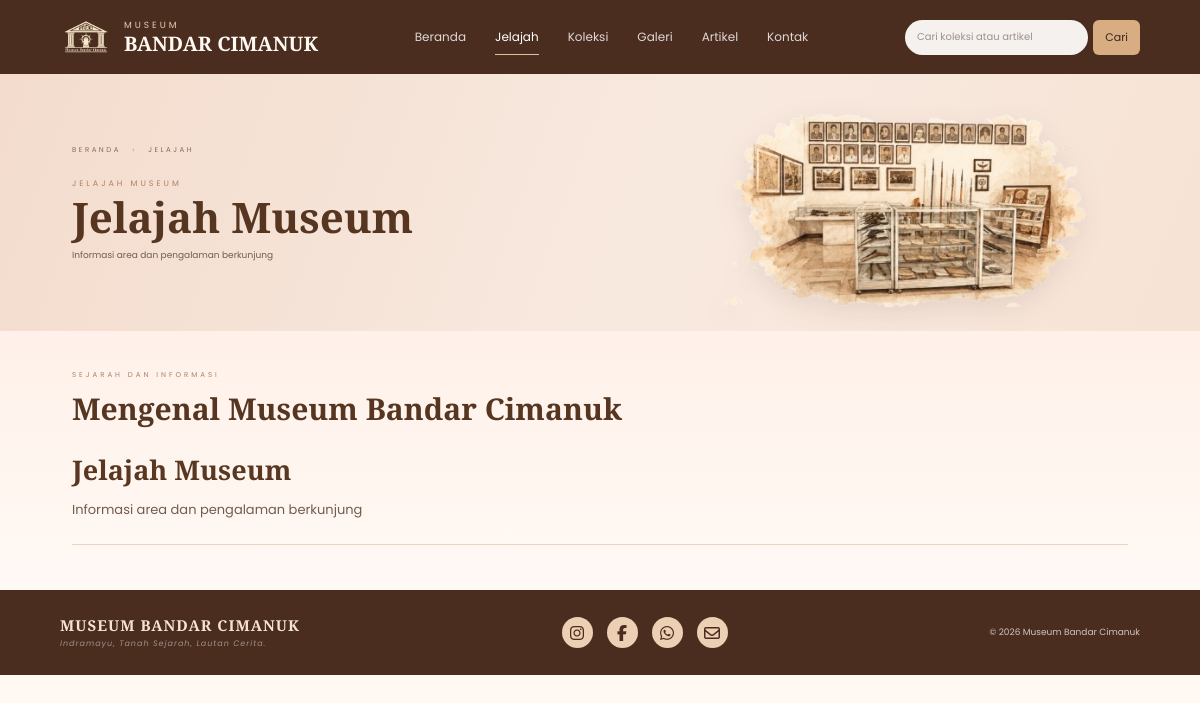
The page /museum-cimanuk/jelajah.php on the database its author committed.
### tables this page shows
CREATE TABLE IF NOT EXISTS jelajah LIKE beranda;

### museum-cimanuk/data.php (called while the page is built, shortened)
<?php
require_once __DIR__ . '/config/koneksi.php';
function visitor_content($table)
{
    global $conn;
    $allowedTables = ['beranda', 'jelajah', 'koleksi', 'galeri', 'artikel', 'kontak', 'kategori_koleksi', 'jam_operasional'];
    $publishedTables = ['beranda', 'jelajah', 'koleksi', 'galeri', 'artikel', 'kontak', 'kategori_koleksi'];
    $where = in_array($table, $publishedTables, true) ? ' WHERE is_published = 1' : '';
    $order = $table === 'artikel'
        ? ' ORDER BY tanggal DESC, sort_order ASC, id DESC'
        : ' ORDER BY sort_order ASC, id DESC';
    $result = $conn->query("SELECT * FROM `$table`$where$order");
    return $result ? $result->fetch_all(MYSQLI_ASSOC) : [];
}
function visitor_escape($value)
{
    return htmlspecialchars((string) $value, ENT_QUOTES, 'UTF-8');
}
?>

### museum-cimanuk/jelajah.php (the view, shortened to what this page needs)
<?php
require_once __DIR__ . '/data.php';
$exploreItems = visitor_content('jelajah');
$exploreIntro = $exploreItems[0] ?? [];
$contactContent = visitor_content('kontak')[0] ?? [];
$whatsappNumber = preg_replace('/\D/', '', $contactContent['telepon'] ?? '');
?>
<!DOCTYPE html>
<html lang="id">
<head>
    <link rel="stylesheet" href="/admin/museum-cimanuk/assets/css/dashboard.css">
    <link rel="stylesheet" href="/admin/museum-cimanuk/assets/css/jelajah.css">
    <link
        rel="stylesheet"
        href="https://cdnjs.cloudflare.com/ajax/libs/font-awesome/6.5.2/css/all.min.css"
    >
</head>
<body>
<div class="website-wrapper">
    <?php $activePage = 'jelajah.php'; require __DIR__ . '/navbar.php'; ?>
    <section class="explore-hero">
        <div class="explore-text">
            <div class="breadcrumb">
                BERANDA
                <span>›</span>
                JELAJAH
            </div>
            <span class="explore-label">
                JELAJAH MUSEUM
            </span>
            <h1>
                <?= visitor_escape($exploreIntro['judul'] ?? 'Jelajah Museum Bandar Cimanuk') ?>
            </h1>
            <p>
                <?= nl2br(visitor_escape($exploreIntro['deskripsi'] ?? 'Temukan cerita, sejarah, tokoh, dan jejak budaya yang membentuk Museum Bandar Cimanuk.')) ?>
            </p>
        </div>
        <div class="explore-art">
            <img
                src="assets/images/museum-illustration.png"
                alt="Ilustrasi Museum Bandar Cimanuk"
            >
        </div>
    </section>
    <main class="explore-page">
        <div class="explore-heading">
            <span>SEJARAH DAN INFORMASI</span>
            <h2>Mengenal Museum Bandar Cimanuk</h2>
        </div>
        <div class="explore-sections">
            <?php foreach ($exploreItems as $item): ?>
                <section class="explore-section">
                    <div><h3><?= visitor_escape($item['judul']) ?></h3><p><?= nl2br(visitor_escape($item['deskripsi'])) ?></p></div>
                </section>
            <?php endforeach; ?>
        </div>
    </main>
    <footer class="museum-footer" id="kontak">
        <div class="footer-content">
            <div class="footer-brand">
                <h3>MUSEUM BANDAR CIMANUK</h3>
                <p>
                    Indramayu, Tanah Sejarah, Lautan Cerita.
                </p>
            </div>
            <div class="footer-social">
                <a
                    href="https://www.instagram.com/museum_mbc"
                    target="_blank"
                    rel="noopener noreferrer"
                    title="Instagram"
                >
                    <i class="fa-brands fa-instagram"></i>
                </a>
                <a
                    href="https://www.facebook.com/MBCmuseum"
                    target="_blank"
                    rel="noopener noreferrer"
                    title="Facebook"
                >
                    <i class="fa-brands fa-facebook-f"></i>
                </a>
                <a
                    href="https://wa.me/<?= visitor_escape($whatsappNumber) ?>"
                    target="_blank"
                    rel="noopener noreferrer"
                    title="WhatsApp"
                >
                    <i class="fa-brands fa-whatsapp"></i>
                </a>
                <a
                    href="mailto:<?= visitor_escape($contactContent['email'] ?? '') ?>"
                    title="Email"
                >
                    <i class="fa-regular fa-envelope"></i>
                </a>
            </div>
            <div class="footer-copy">
                © 2026 Museum Bandar Cimanuk
            </div>
        </div>
    </footer>
</div>
</body>
</html>

### museum-cimanuk/assets/css/dashboard.css (style rules this page uses)
* { margin: 0; padding: 0; box-sizing: border-box; }
html { scroll-behavior: smooth; }
body { font-family: 'Poppins', sans-serif; background: #f7f3f0; color: #4a2d1f; }
a { text-decoration: none; }
.website-wrapper { width: 100%; min-height: 100vh; background: #fff8f3; }
.museum-footer { background: #4a2d1f; color: rgba(255,255,255,.75); padding: 25px 5%; }
.footer-content { display: flex; align-items: center; justify-content: space-between; }
.footer-brand h3 { font-family: 'Cormorant Garamond', serif; font-size: 15px; letter-spacing: 1px; color: #f7e3d1; }
.footer-brand p { margin-top: 3px; font-size: 8px; letter-spacing: 1px; font-style: italic; color: rgba(255,255,255,.48); }
.footer-social { display: flex; gap: 14px; }
.footer-social a { width: 31px; height: 31px; display: flex; align-items: center; justify-content: center; border-radius: 50%; color: #4a2d1f; background: #edcfb4; transition: .2s ease; }
.footer-copy { font-size: 9px; color: rgba(255,255,255,.72); }

### museum-cimanuk/assets/css/jelajah.css (style rules this page uses)
.explore-hero { min-height: 245px; display: grid; grid-template-columns: 1.15fr .85fr; align-items: center; padding: 28px 6% 24px; background: linear-gradient( 110deg, #f3dccd 0%, #f8e9df 55%, #f7e3d5 100% ); overflow: hidden; }
.explore-text { max-width: 610px; }
.breadcrumb { margin-bottom: 13px; font-size: 7px; letter-spacing: 2.5px; color: #8d6a57; }
.breadcrumb span { margin: 0 7px; color: #b98d71; }
.explore-label { font-size: 8px; letter-spacing: 3px; color: #ad8065; }
.explore-text h1 { margin-top: 5px; font-family: 'Cormorant Garamond', serif; font-size: 42px; line-height: .92; font-weight: 600; color: #573621; }
.explore-text p { max-width: 520px; margin-top: 12px; font-size: 9px; line-height: 1.75; color: #725c4e; }
.explore-art { height: 205px; display: flex; align-items: center; justify-content: center; }
.explore-art img { width: 90%; height: 100%; object-fit: contain; filter: drop-shadow( 0 8px 12px rgba(77,44,28,.10) ); }
.explore-page { padding: 28px 6% 45px; background: linear-gradient( 180deg, #fff1e9, #fff9f5 ); }
.explore-heading span { font-size: 7px; letter-spacing: 3px; color: #ad8067; }
.explore-heading h2 { margin-top: 4px; font-family: 'Cormorant Garamond', serif; font-size: 30px; font-weight: 600; color: #563521; }
.explore-sections { display: grid; gap: 22px; margin-top: 22px; }
.explore-section { display: grid; grid-template-columns: minmax(180px, .42fr) 1fr; gap: 24px; align-items: start; padding-bottom: 22px; border-bottom: 1px solid #ead4c2; }
.explore-section h3 { margin-bottom: 10px; font-family: 'Cormorant Garamond', serif; font-size: 27px; color: #593721; }
.explore-section p { color: #725c4e; font-size: 13px; line-height: 1.85; white-space: normal; }

### rows shown on the page
jelajah: judul "Jelajah Museum", deskripsi "Informasi area dan pengalaman berkunjung"

### other values the page prints
visitor_escape($label) "Beranda"
visitor_escape($label) "Jelajah"
visitor_escape($label) "Koleksi"
visitor_escape($label) "Galeri"
visitor_escape($label) "Artikel"
visitor_escape($label) "Kontak"
